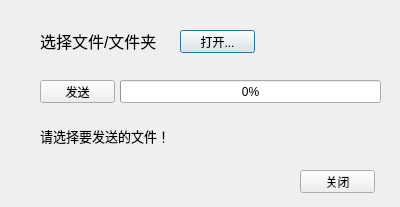
<?xml version="1.0" encoding="UTF-8"?>
<ui version="4.0">
 <class>Server</class>
 <widget class="QDialog" name="Server">
  <property name="geometry">
   <rect>
    <x>0</x>
    <y>0</y>
    <width>400</width>
    <height>207</height>
   </rect>
  </property>
  <property name="windowTitle">
   <string>发送</string>
  </property>
  <widget class="QLabel" name="server_status_label">
   <property name="geometry">
    <rect>
     <x>40</x>
     <y>110</y>
     <width>331</width>
     <height>51</height>
    </rect>
   </property>
   <property name="font">
    <font>
     <pointsize>10</pointsize>
    </font>
   </property>
   <property name="text">
    <string>请选择要发送的文件！</string>
   </property>
  </widget>
  <widget class="QProgressBar" name="server_progressBar">
   <property name="geometry">
    <rect>
     <x>120</x>
     <y>80</y>
     <width>261</width>
     <height>23</height>
    </rect>
   </property>
   <property name="value">
    <number>0</number>
   </property>
  </widget>
  <widget class="QPushButton" name="server_open_btn">
   <property name="geometry">
    <rect>
     <x>180</x>
     <y>30</y>
     <width>75</width>
     <height>23</height>
    </rect>
   </property>
   <property name="text">
    <string>打开...</string>
   </property>
  </widget>
  <widget class="QPushButton" name="server_send_btn">
   <property name="geometry">
    <rect>
     <x>40</x>
     <y>80</y>
     <width>75</width>
     <height>23</height>
    </rect>
   </property>
   <property name="text">
    <string>发送</string>
   </property>
  </widget>
  <widget class="QPushButton" name="server_close_btn">
   <property name="geometry">
    <rect>
     <x>300</x>
     <y>170</y>
     <width>75</width>
     <height>23</height>
    </rect>
   </property>
   <property name="text">
    <string>关闭</string>
   </property>
  </widget>
  <widget class="QLabel" name="server_choose_label">
   <property name="geometry">
    <rect>
     <x>40</x>
     <y>30</y>
     <width>131</width>
     <height>21</height>
    </rect>
   </property>
   <property name="font">
    <font>
     <pointsize>12</pointsize>
    </font>
   </property>
   <property name="text">
    <string>选择文件/文件夹</string>
   </property>
  </widget>
 </widget>
 <resources/>
 <connections/>
</ui>
